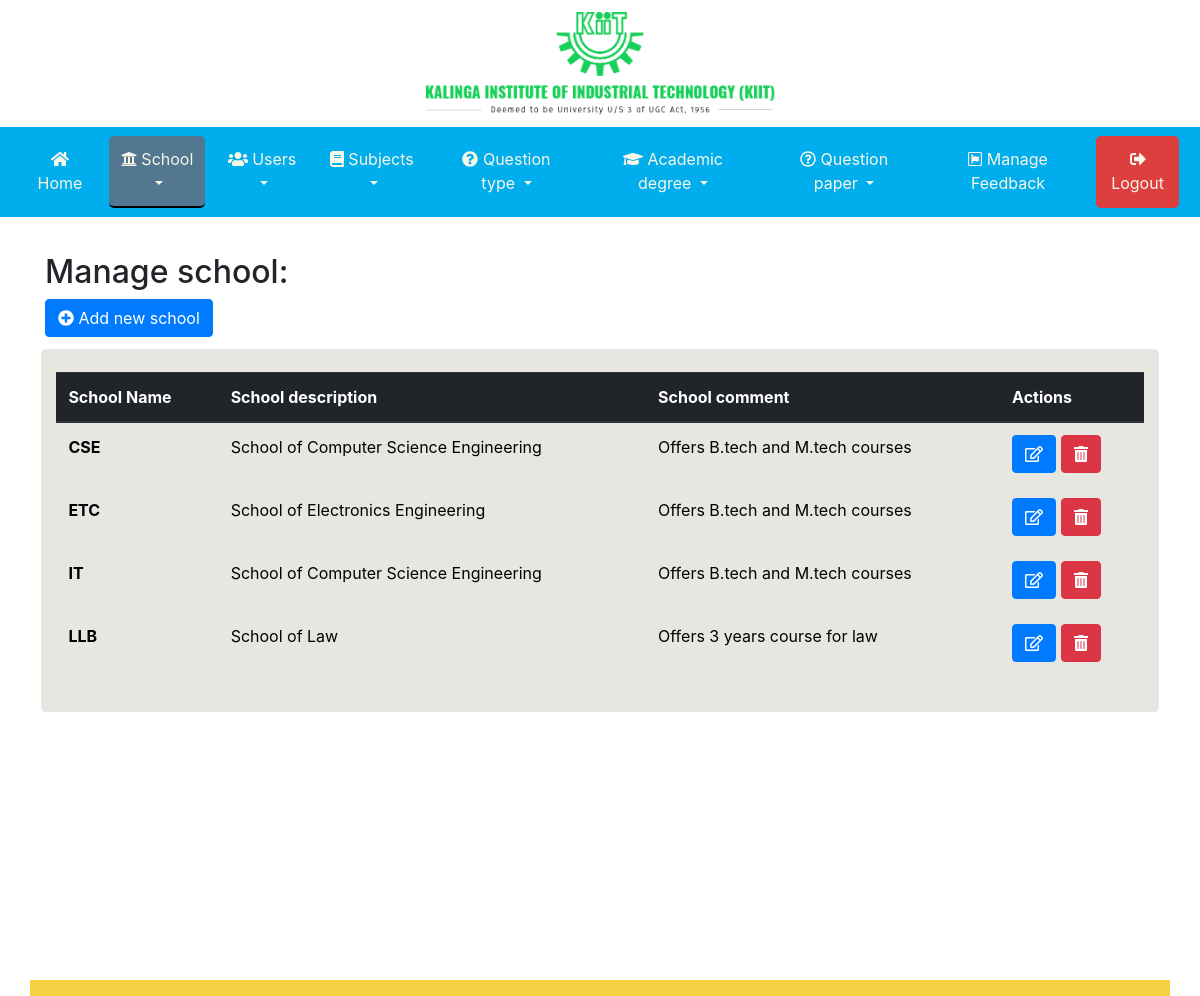
The page /nishi/manage-school.php (signed in) on the database its author committed.
### tables this page shows
CREATE TABLE `school` (
  `school_id` int(4) NOT NULL,
  `school_name` varchar(50) NOT NULL,
  `school_desc` varchar(100) DEFAULT NULL,
  `comments` varchar(100) DEFAULT NULL,
  `injected_date` timestamp NULL DEFAULT CURRENT_TIMESTAMP
);

### nishi/manage-school.php (the view, shortened to what this page needs)
<?php session_start();
      include 'include/header.php';
      include 'include/navbar.php';
      $pdo = Database::connect();
      $sql = "SELECT * FROM school ORDER BY injected_date ASC";
      $stmt = $pdo->prepare($sql);
      $stmt->execute();
      $schools = $stmt->fetchAll();
?>
<div class="container">
  <?php if($schools):?>
  <h2> Manage school: </h2>
    <a href="add-school.php" role="button" class="btn btn-md btn-primary">
      <i class="fa fa-plus-circle"></i>
      Add new school
    </a>
  <div class="row">
    <div class="col data-col" id="viewSchools">
        <table class="table">
          <thead class="thead-dark">
            <tr>
            <th scope="col">School Name</th>
            <th scope="col">School description</th>
            <th scope="col">School comment</th>
            <th scope="col">Actions</th>
          </tr>
        </thead>
        <tbody>
              <?php foreach($schools as $school) :?>
                <tr>
                  <th scope="row"> <?php echo $school['school_name'] ?> </th>
                  <td> <?php echo $school['school_desc'] ?> </td>
                  <td> <?php echo $school['comments'] ?> </td>
                  <td>
                    <a href="edit-school.php?id=<?php echo $school['school_id'] ?>" role="button" class="btn btn-md btn-primary">
                      <i class="far fa-edit"></i>
                    </a>
                    <button type="button" class="btn btn-danger" data-toggle="modal" data-target="#deleteSchool<?php echo $school['school_id']?>">
                      <i class="fa fa-trash-alt"></i>
                    </button>
                  </td>
                </tr>
              <?php endforeach;?>
        </tbody>
    </table>
    </div>
  </div>
<?php endif;?>
</div>
<?php include 'include/footer.php';?>

### nishi/css/main.css (style rules this page uses)
.container { margin: 2%; padding: 1%; }
.data-col { padding: 2% 3%; margin: 1%; background-color: #E7E6E1; color: #020205; border-radius: 5px; }
html { position: relative; min-height: 100%; }
body { margin-bottom: 20px; }

### rows shown on the page
school: school_name "CSE", school_desc "School of Computer Science Engineering", comments "Offers B.tech and M.tech courses"
school: school_name "ETC", school_desc "School of Electronics Engineering", comments "Offers B.tech and M.tech courses"
school: school_name "IT", school_desc "School of Computer Science Engineering", comments "Offers B.tech and M.tech courses"
school: school_name "LLB", school_desc "School of Law", comments "Offers 3 years course for law"
